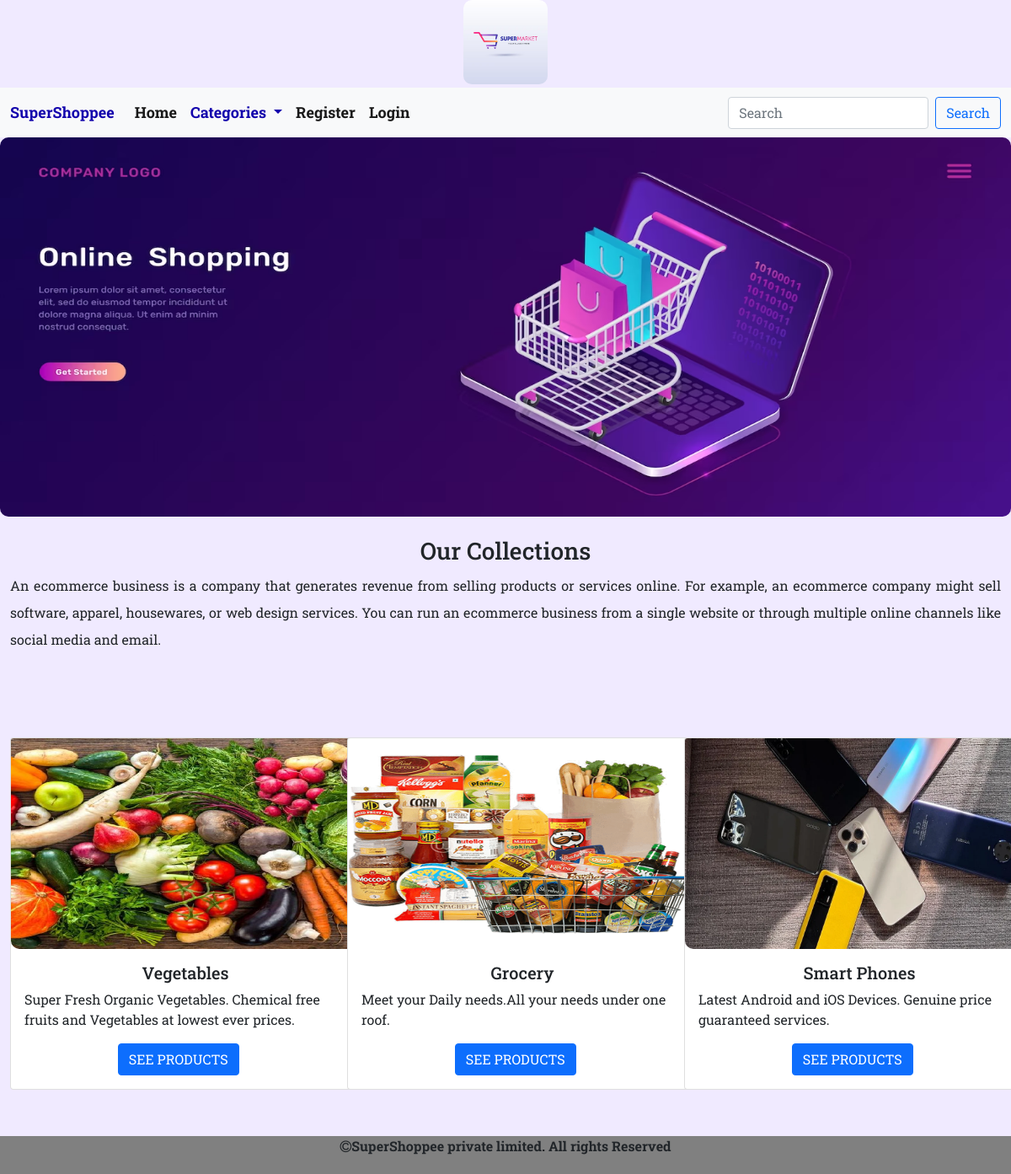
The page / on the database its author committed.
### shop/models.py (models this page shows, shortened)
class Category(models.Model):
    cname=models.CharField(max_length=200)
    description=models.TextField()
    image=models.ImageField(upload_to='shop/category',null=True,blank=True)

### shop/views.py (the view)
# urls.py: path('',views.allprodcat,name="allprodcat"),
def allprodcat(request):
    c=Category.objects.all()
    return render(request,'category.html',{'c':c})

### cart/context_processors.py (called while the page is built, shortened)
def counter(request):
    item_count=0
    return{'count':item_count}

### shop/context_processors.py (called while the page is built)
def menu_links(request):
    links=Category.objects.all()
    return {'links':links}

### templates/category.html
<!DOCTYPE html>
{% extends 'base.html' %}
{% load static %}
{% block content %}
<div>
    <img src="{% static 'images/banner1.avif' %}" height="450px" width="100%">
</div>
<div class="container-fluid mt-4" style="margin-bottom:100px;">
    <h3 class="text-center mb-2">Our Collections</h3>
    <p style="text-align:justify;line-height:2;">An ecommerce business is a company that generates revenue from selling products or services online. For example, an ecommerce company might sell software, apparel, housewares, or web design services. You can run an ecommerce business from a single website or through multiple online channels like social media and email.</p>
</div>
<div class="container-fluid mt-4" style="margin-bottom:100px;">
    <div class="row">
        {% for i in c %}
        <div class="col-sm-4">
        <div class="card" style="width: 26rem;">
  <img src="{{i.image.url}}" class="card-img-top" height="250px" width="100%" alt="...">
  <div class="card-body">
    <h5 class="card-title text-center">{{i.cname}}</h5>
    <p class="card-text">{{i.description}}</p>
    <a href="{% url 'shop:allproducts' i.cname %}" style="position:relative;left:29%;" class="btn btn-primary">SEE PRODUCTS</a>
  </div>
        </div></div>
        {% endfor %}
    </div>
</div>
{% endblock %}

### static/css/style.css (style rules this page uses)
body { background-color: #f0eaff; font-family: 'Roboto Slab', serif; }
img { border-radius: 10px; }

### rows shown on the page
Category: image (picture), cname "Vegetables", description "Super Fresh Organic Vegetables. Chemical free fruits and Vegetables at lowest ever prices."
Category: image (picture), cname "Grocery", description "Meet your Daily needs.All your needs under one roof."
Category: image (picture), cname "Smart Phones", description "Latest Android and iOS Devices. Genuine price guaranteed services."
